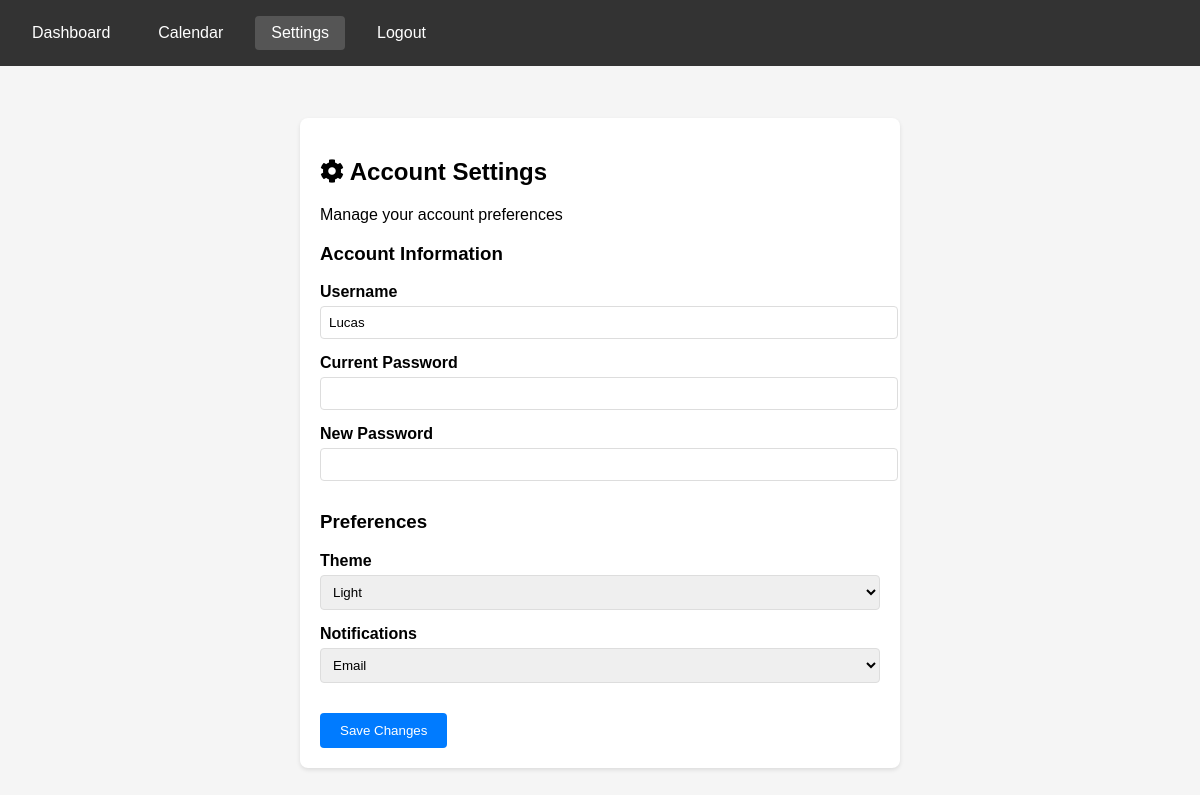
Before: /settings (signed in) with the older database file.
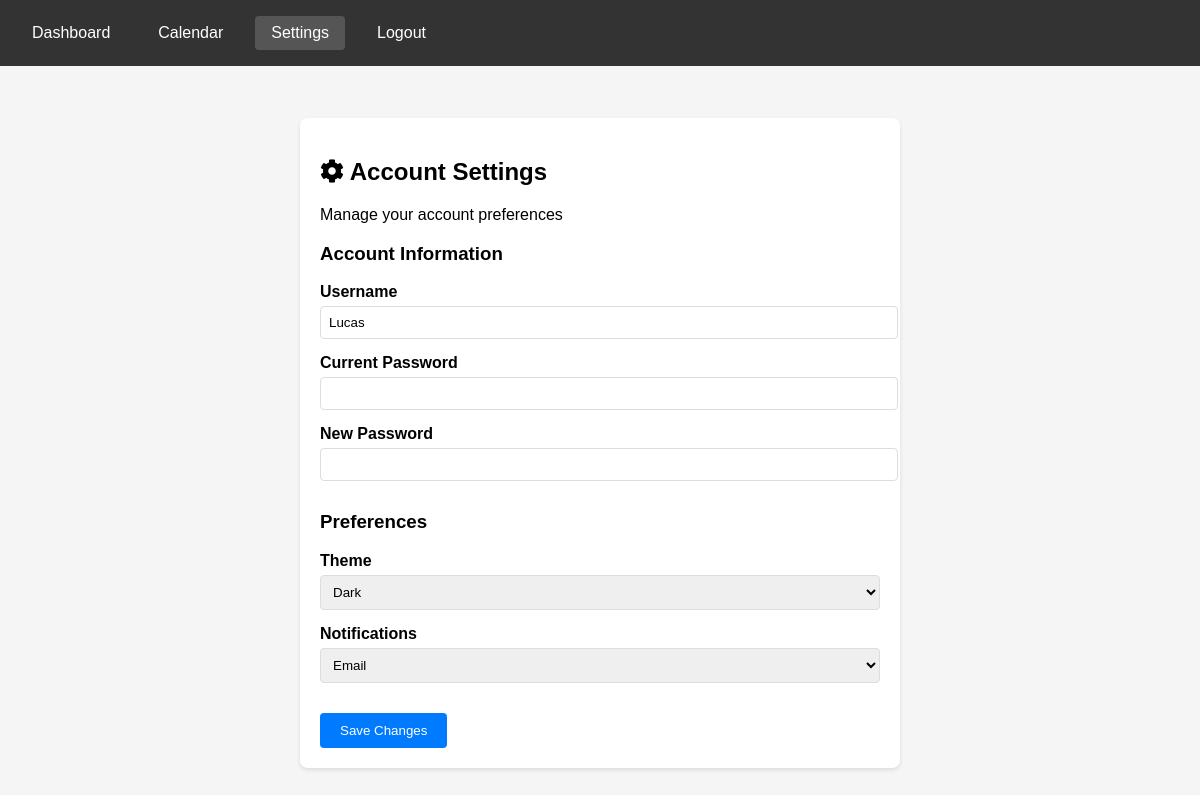
After: the same page with the newer database file.
### tables this page shows
CREATE TABLE users (
                id INTEGER PRIMARY KEY AUTOINCREMENT,
                username TEXT UNIQUE NOT NULL,
                password TEXT NOT NULL
            , theme TEXT DEFAULT 'light', notification_preference TEXT DEFAULT 'email');

### app.py (the view, shortened to what this page needs)
@app.route("/settings", methods=["GET", "POST"])
def settings():
    if 'user_id' not in session:
        flash("Please login first!", "error")
        return redirect(url_for("login"))
    try:
        conn = sqlite3.connect(DB_PATH)
        cursor = conn.cursor()
        cursor.execute("""
            SELECT theme, notification_preference, username
            FROM users
            WHERE id = ?
        """, (session['user_id'],))
        user_settings = cursor.fetchone()
        conn.close()
        if not user_settings:
            flash("Error loading settings", "error")
            return redirect(url_for("dashboard"))
        settings_dict = {
            'theme': user_settings[0],
            'notification_preference': user_settings[1],
            'username': user_settings[2]
        }
        return render_template("settings.html",
                             settings=settings_dict,
                             active_page='settings')
    except sqlite3.Error as e:
        logger.error(f"Database error: {e}")
        flash("Error loading settings", "error")
        return redirect(url_for("dashboard"))

### templates/settings.html (shortened to what this page needs)
{% extends 'base.html' %}
{% block content %}
<div class="settings-wrapper">
    <div class="settings-container">
        <div class="settings-header">
            <h2><i class="fas fa-cog"></i> Account Settings</h2>
            <p class="settings-subtitle">Manage your account preferences</p>
        </div>
        <form method="POST" action="{{ url_for('settings') }}" class="settings-form">
            <div class="settings-section">
                <h3>Account Information</h3>
                <div class="form-group">
                    <label for="new_username">Username</label>
                    <input type="text" id="new_username" name="new_username"
                           value="{{ settings.username }}" class="form-control">
                </div>
                <div class="form-group">
                    <label for="current_password">Current Password</label>
                    <input type="password" id="current_password" name="current_password"
                           class="form-control">
                </div>
                <div class="form-group">
                    <label for="new_password">New Password</label>
                    <input type="password" id="new_password" name="new_password"
                           class="form-control">
                </div>
            </div>
            <div class="settings-section">
                <h3>Preferences</h3>
                <div class="form-group">
                    <label for="theme">Theme</label>
                    <select name="theme" id="theme" class="form-control">
                        <option value="light" {% if settings.theme == 'light' %}selected{% endif %}>Light</option>
                        <option value="dark" {% if settings.theme == 'dark' %}selected{% endif %}>Dark</option>
                    </select>
                </div>
                <div class="form-group">
                    <label for="notification_preference">Notifications</label>
                    <select name="notification_preference" id="notification_preference" class="form-control">
                        <option value="email" {% if settings.notification_preference == 'email' %}selected{% endif %}>Email</option>
                    </select>
                </div>
            </div>
            <div class="settings-actions">
                <button type="submit" class="btn btn-primary">Save Changes</button>
            </div>
        </form>
    </div>
</div>
{% endblock %}

### templates/base.html (shortened to what this page needs)
<!DOCTYPE html>
<html lang="en">
<head>
    <link rel="stylesheet" href="https://cdnjs.cloudflare.com/ajax/libs/font-awesome/5.15.4/css/all.min.css">
</head>
<body>
    <nav class="navbar">
        {% if 'user_id' in session %}
            <a href="{{ url_for('dashboard') }}" class="{% if active_page == 'dashboard' %}active{% endif %}">Dashboard</a>
            <a href="{{ url_for('calendar_view') }}" class="{% if active_page == 'calendar' %}active{% endif %}">Calendar</a>
            <a href="{{ url_for('settings') }}" class="{% if active_page == 'settings' %}active{% endif %}">Settings</a>
            <a href="{{ url_for('logout') }}">Logout</a>
        {% else %}
            <a href="{{ url_for('login') }}">Login</a>
            <a href="{{ url_for('signup') }}">Sign Up</a>
        {% endif %}
    </nav>
    <main class="container">
        {% block content %}{% endblock %}
    </main>
</body>
</html>

### templates/settings.html (style rules this page uses)
.settings-wrapper { max-width: 600px; margin: 0 auto; padding: 20px; }
.settings-container { background: white; border-radius: 8px; padding: 20px; box-shadow: 0 2px 4px rgba(0,0,0,0.1); }
.settings-section { margin-bottom: 30px; }
.form-group { margin-bottom: 15px; }
.form-group label { display: block; margin-bottom: 5px; font-weight: bold; }
.form-control { width: 100%; padding: 8px; border: 1px solid #ddd; border-radius: 4px; }
.btn { padding: 10px 20px; border: none; border-radius: 4px; cursor: pointer; }
.btn-primary { background-color: #007bff; color: white; }

### templates/base.html (style rules this page uses)
body { margin: 0; padding: 0; font-family: Arial, sans-serif; background-color: #f5f5f5; }
.navbar { background-color: #333; padding: 1rem; display: flex; gap: 1rem; }
.navbar a { color: white; text-decoration: none; padding: 0.5rem 1rem; border-radius: 4px; }
.navbar a:hover, .navbar a.active { background-color: #555; }
.container { max-width: 1200px; margin: 0 auto; padding: 2rem; }

Changed rows visible on the page:
changed users "Lucas": theme "Light" → "Dark"
